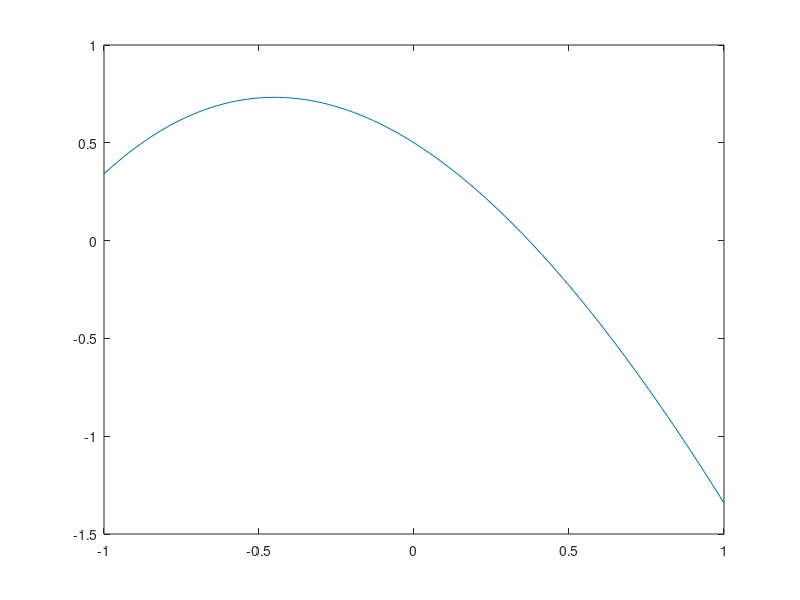

Write the MATLAB code that produced this figure. (Note: this script raises an error after producing the figure.)
% We are going to estimate the solution to the equation 
% 0.5 - sin(x) = x^2 between x = -1 and x = 1
% using the Root Finding Form of it. 

% First of all, we use linspace to create a vector of 100 equally-spaced 
% elements from -1 to 1

x = linspace(-1,1);

% Using the Root Finding Form, we create a function f(x) and
% calculate the values of f(x) for every value in x.

y = 0.5 - sin(x) - x.^2;

% Then, we plot y as a function of x

plot(x,y);
yline(0);
xlabel('x');
ylabel('f(x)');
title('$$ 0.5 - \sin(x) = x^{2} $$','interpreter', 'latex');
grid on

% According to the plot, there is one root.

numRoot = 1;

